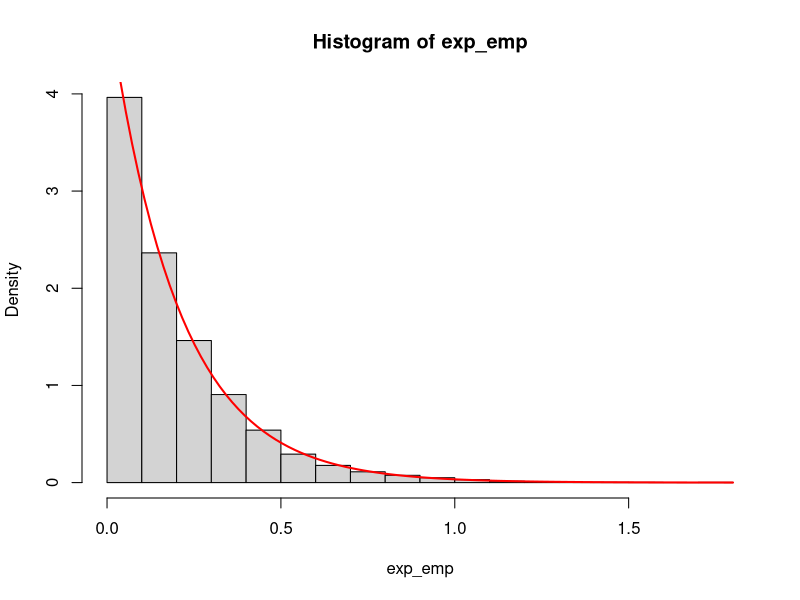

Write the R code that produced this figure. (Note: this script raises an error after producing the figure.)
n <- 10000
u <- runif(n)
lambda <- 5

gerar_exponenciais <- function(u,lambda){
  exp <- (-log(1 - u) / lambda)
  return (exp)
}
exp_emp <- gerar_exponenciais(u, lambda)

#não usando ggplot
hist(exp_emp, probability = TRUE)
curve(dexp(x, rate = lambda), col = "red", lwd = 2, add = TRUE)

#usando ggplot
data <- data.frame(X = exp_emp)
p <- ggplot(data, aes(x = X)) +
  geom_histogram(aes(y = ..density..), bins = 30, fill = "#10d59d", color = "black") +
  labs(title = paste("Histograma de variáveis geradas: X ~ Exp (", lambda, ")"), x = "valro de X", y = "frequencia") +
  theme_minimal() +
  theme(plot.title = element_text(size = 14),
    axis.title.x = element_text(size = 12),
    axis.title.y = element_text(size = 12))

print(p)
p + stat_function(fun = dexp, args = list(rate = lambda),
                  color = "blue", size = 1.2)
